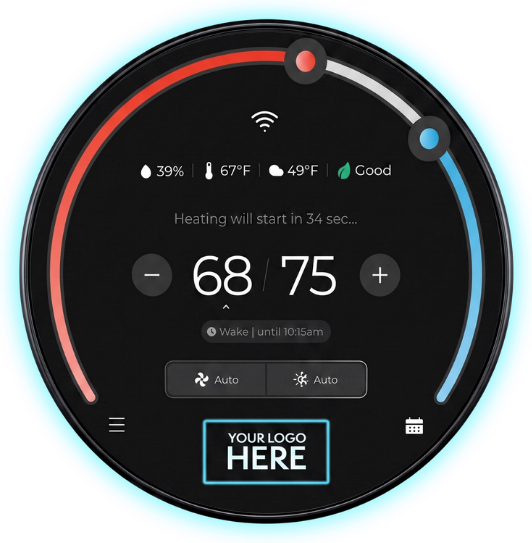
#> input picture tools/stat_base.png, 532 x 543 px
$ python -i make_page.py   (imports and definitions only)
#> lines starting #> are read from the running program, lines starting #| are printed output that depends on the picture; after the words box and inside, x2 and y2 are one past the last pixel; in counts of white or black regions, pixels touching at a corner belong together
#!/usr/bin/env python3
"""Build a personalized Nuve prospect page.

Usage:
  python3 tools/make_page.py --company "Summit Heating & Air" --logo logo.png
        [--slug summit-heating] [--city "Phoenix"] [--first "Mike"]
        [--keep-dark] [--scale 1.0] [--nudge-x 0] [--nudge-y 0]

Writes <repo>/<slug>/index.html, stat.png (hero), og.jpg (iMessage preview 1200x630)
and _check.png (zoomed logo crop for review; not committed).
With a logo it also brands the clips (tools/brand_videos.py): app.mp4/jpg (logo tiles),
alerts.mp4/jpg (logo on the stat face) and dashboard.mp4/jpg (brand color + logo), plus
_check_videos.png (one frame of each, for review; not committed). --color "#hex" overrides
the dashboard color; --no-videos skips this and uses the stock clips.
"""
import argparse, html, os, re, urllib.parse
from collections import deque
import numpy as np
from PIL import Image, ImageDraw, ImageFilter
import brand_videos

ROOT = os.path.dirname(os.path.dirname(os.path.abspath(__file__)))
TOOLS = os.path.join(ROOT, 'tools')
BASE_URL = 'https://williamaranasdr.github.io/nuve-demo'
PHONE = '+17144744974'

# stat_base.png geometry (532x543): screen circle + "YOUR LOGO HERE" box
BOX = (196, 413, 337, 492)        # erase area (box + its glow)
BOX_C = (266, 452)                # logo center
LOGO_MAX = (150, 62)              # max logo w, h on the screen
SCREEN = (0, 0, 0)
UP = 2                            # work at 2x for crisp output


def prep_logo(path, keep_dark=False):
    """Remove a solid background (edge flood fill) and lift black parts to white."""
#> called with path = 'stat_base.png', keep_dark = False
    a = np.array(Image.open(path).convert('RGBA')).astype(int)
    a[a[:, :, 3] < 20, 3] = 0
#> a: shape (543, 532, 4) int64; mean R, G, B, A 67.7, 97.6, 105.7, 175
    if (a[:, :, 3] == 0).mean() < 0.02:
        h, w = a.shape[:2]
        rgb = a[:, :, :3]
        bg = np.median(np.array([rgb[0, 0], rgb[0, -1], rgb[-1, 0], rgb[-1, -1]]), axis=0)
        close = np.abs(rgb - bg).sum(2) < 60
        seen = np.zeros((h, w), bool); q = deque()
        for x in range(w):
            for y in (0, h - 1):
                if close[y, x] and not seen[y, x]: seen[y, x] = True; q.append((y, x))
        for y in range(h):
            for x in (0, w - 1):
                if close[y, x] and not seen[y, x]: seen[y, x] = True; q.append((y, x))
        while q:
            y, x = q.popleft()
            for dy, dx in ((1, 0), (-1, 0), (0, 1), (0, -1)):
                ny, nx = y + dy, x + dx
                if 0 <= ny < h and 0 <= nx < w and close[ny, nx] and not seen[ny, nx]:
                    seen[ny, nx] = True; q.append((ny, nx))
        a[seen, 3] = 0
    if not keep_dark and not dark_ready(a):
        a = lift_dark(a)
    out = Image.fromarray(a.astype(np.uint8))
    bb = out.getbbox()
    if not bb:
        raise SystemExit('Logo is empty after background removal; try --keep-dark.')
    return out.crop(bb)


def dark_ready(a):
    """True when the logo is already made for dark backgrounds: its dark linework sits inside a
    light outline (sticker style) instead of touching the transparent edge. Lifting those dark
    lines to white would wash the logo out, so they're kept as-is."""
    from scipy import ndimage as nd
    rgb = a[:, :, :3].astype(float) / 255
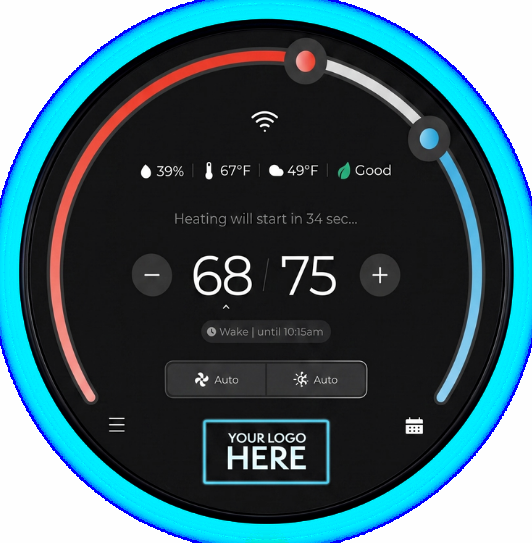
#> rgb: shape (543, 532, 3) float64; mean R, G, B 0.265, 0.383, 0.415
    lum = rgb[:, :, 0] * .2126 + rgb[:, :, 1] * .7152 + rgb[:, :, 2] * .0722
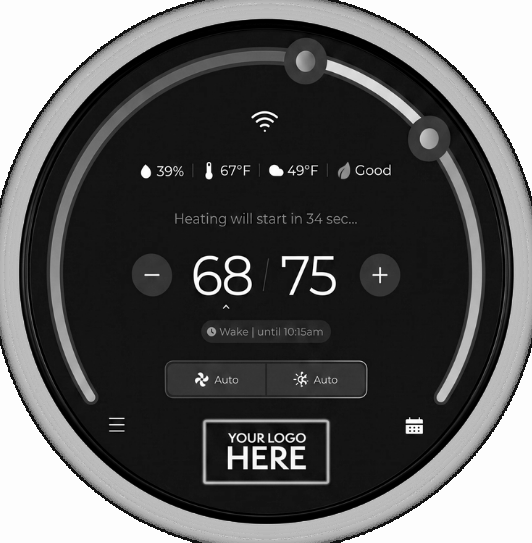
#> lum: shape (543, 532) float64; min 0, max 1, mean 0.36
    vis = a[:, :, 3] > 128
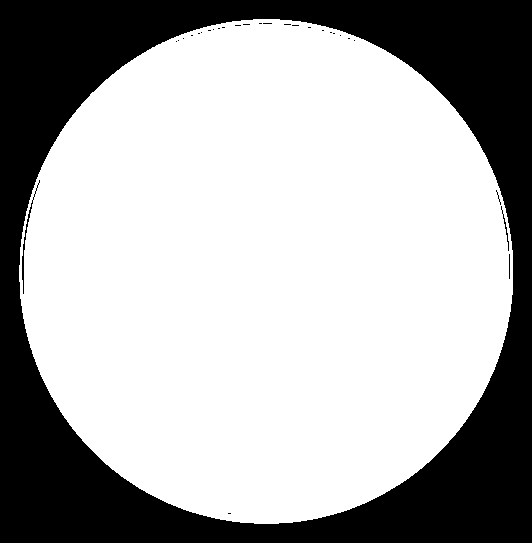
#> vis: shape (543, 532) bool; 67.7% white; 29 black regions (25 under 20 px), largest, box (x1, y1, x2, y2) and area: (0, 0, 532, 543) 92868, (22, 180, 40, 294) 166, (501, 206, 509, 251) 53, (509, 254, 510, 279) 25
    dark = vis & (lum < 0.25)
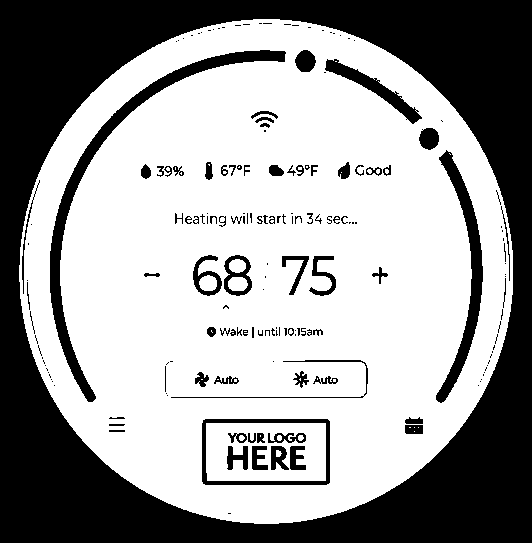
#> dark: shape (543, 532) bool; 61.4% white; 179 black regions (99 under 20 px), largest, box (x1, y1, x2, y2) and area: (0, 0, 532, 543) 92877, (50, 50, 286, 402) 5195, (436, 150, 483, 403) 2857
    if dark.sum() < 0.01 * max(1, vis.sum()): return False
    edge = nd.binary_dilation(a[:, :, 3] < 20, iterations=3)
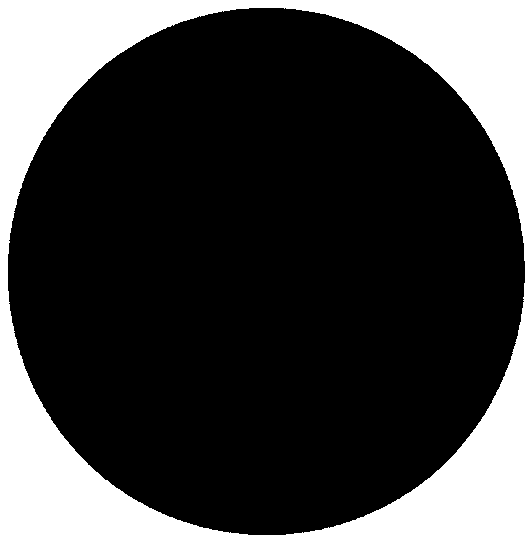
#> edge: shape (543, 532) bool; 25.7% white; 1 white region, box (x1, y1, x2, y2) and area: (0, 0, 532, 543) 74275
    touching = (dark & edge).sum() / dark.sum()
#> touching = 0
    ready = touching < 0.08
#> ready = True
    if ready: print('logo has a light outline, keeping its dark linework (dark on edge %.0f%%)' % (touching * 100))
#| logo has a light outline, keeping its dark linework (dark on edge 0%)
    return ready


# [139 lines left out: functions lift_dark, logo_color, brand_color, logo_palette, on_dark, on_light and 2 more, not called in this run]


STAT_C, STAT_R = (266.0, 273.0), 243.0   # stat_base bezel center/radius (1x); the cyan halo sits outside it


# [43 lines left out: functions tint_halo, make_og, slugify, not called in this run]


FLYER_C = (575, 782)              # logo center on assets/protect_base.jpg (stat face)
FLYER_MAX = (128, 48)


# [7 lines left out: function make_flyer, not called in this run]


PLUMBING_HTML = """<section class="reveal"><div class="wrap">
  <div class="eyebrow">Whole-home protection</div>
  <h2>Thermostats + water sensors.</h2>
  <p>This is where {{SHORT}} stands apart from HVAC-only shops. The newer Nuve thermostats pair with <strong>wireless water leak sensors</strong> for the drain pan, under sinks and by the water heater. If one picks up a leak, the thermostat tells the homeowner to call {{SHORT}} and your team gets alerted at the same time.</p>
  <div class="flyer"><img loading="lazy" src="{{FLYER}}" alt="{{SHORT}} smarter protection flyer: thermostats plus water sensors"></div>{{FLYER_NOTE}}
  <ul class="checks">
    <li><div>A plumbing call before the flood<span>Catch the leak while it's a repair, not a restoration job.</span></div></li>
    <li><div>A reason to sell protection, not a gadget<span>"{{SHORT}} watches your home 24/7" is an easy story for your techs to tell.</span></div></li>
  </ul>
</div></section>

<section class="reveal"><div class="wrap">
  <div class="eyebrow">Coming soon: Nuve Flow</div>
  <h2>Shut off the main from anywhere.</h2>
  <p>The <strong>Nuve Flow remote main water valve</strong> installs on the main line and comes in the same Home Protection Hub as the thermostat and leak sensors. When a sensor picks up a leak, the water can be shut off at the main remotely, before it turns into a flooded floor. Every install is plumbing work for {{SHORT}}, and every home it protects runs on your logo.</p>
  <div class="flyer"><img loading="lazy" src="{{HUB}}" alt="Nuve Home Protection Hub with the {{SHORT}} logo: Nuve Flow valve, Sofia V2 thermostat and sensors"></div>
  <ul class="checks">
    <li><div>A plumbing install on every protection sale<span>The valve goes on the main, so the job lands with {{SHORT}}'s plumbers.</span></div></li>
    <li><div>Leak caught, water off<span>The sensor flags it and the main can be shut off remotely before the damage spreads.</span></div></li>
  </ul>
</div></section>

"""

HUB_C = (730, 829)                # logo center on the Sofia V2 face in assets/hub_base.jpg
HUB_MAX = (112, 46)


# [7 lines left out: function make_hub, not called in this run]

SERVICETITAN_HTML = """<section class="band st-band reveal"><div class="wrap">
  <img class="st-logo" src="../assets/servicetitan.png" width="480" height="315" alt="ServiceTitan">
  <div class="eyebrow">Works with ServiceTitan</div>
  <h2>Plugs into the system you already run.</h2>
  <p>{{ST_LINE}}</p>
  <div class="st">
    <div><b>Job sync</b><p>Enter the ServiceTitan job number and the customer's info fills into your Nuve dashboard automatically.</p></div>
    <div><b>Memberships</b><p>Each membership is linked to the thermostat in that home, so maintenance reminders go out on their own.</p></div>
    <div><b>Booking</b><p>Customers schedule service right from the thermostat or your branded app instead of searching Google.</p></div>
  </div>
</div></section>

"""


# [120 lines left out: function main, not called in this run]


# [2 lines not run here, left out]

>>> result = prep_logo('stat_base.png')
#> in prep_logo, `bb = out.getbbox()`: bb = (5, 5, 528, 538)
#> in prep_logo, `return out.crop(bb)`:
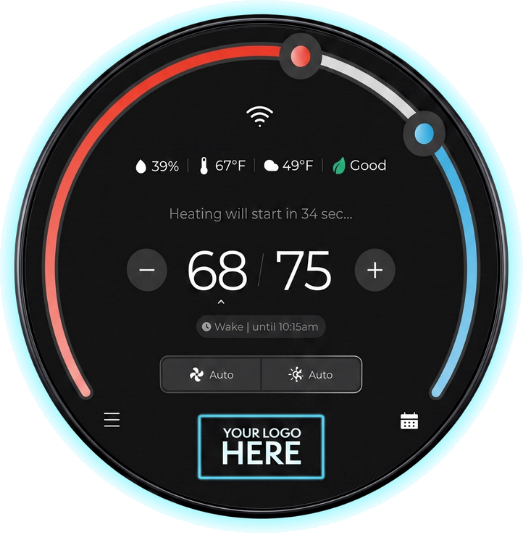
#> returned value: PIL image 523x533 RGBA; mean R, G, B, A 63.7, 92.6, 100.4, 181.4; transparent parts drawn white
